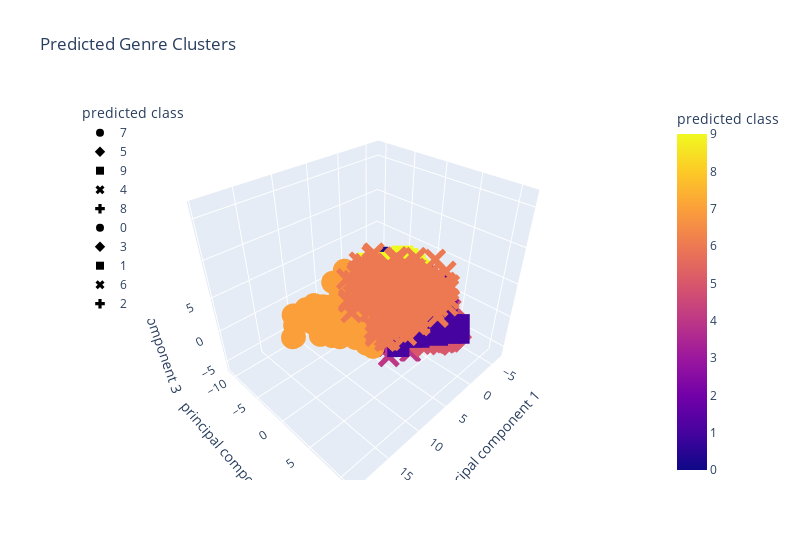

Notebook cell for this chart:
### Code cell
# Plotting clusters with three features
fig = px.scatter_3d(df_pca, x="principal component 1", y="principal component 2", z="principal component 3",
                    color="predicted class", symbol="predicted class", width=800, title="Predicted Genre Clusters",
                    hover_data=["actual class"])
fig.update_layout(legend=dict(x=0, y=1))
fig.show()

### Figure 1 — Plotly figure (JSON) as saved in the notebook; plotly's stock layout.template omitted (floating-point values rounded to 4 significant figures; data arrays with more than 128 entries replaced by an {"elided": "..."} marker saying what was removed)
{"data": [{"customdata": {"elided": "464x1 int values"}, "hovertemplate": "predicted class=%{marker.color}<br>principal component 1=%{x}<br>principal component 2=%{y}<br>principal component 3=%{z}<br>actual class=%{customdata[0]}<extra></extra>", "legendgroup": "7", "marker": {"color": {"elided": "464 int values"}, "coloraxis": "coloraxis", "symbol": "circle"}, "mode": "markers", "name": "7", "scene": "scene", "showlegend": true, "type": "scatter3d", "x": {"elided": "464 float values"}, "y": {"elided": "464 float values"}, "z": {"elided": "464 float values"}}, {"customdata": {"elided": "1065x1 int values"}, "hovertemplate": "predicted class=%{marker.color}<br>principal component 1=%{x}<br>principal component 2=%{y}<br>principal component 3=%{z}<br>actual class=%{customdata[0]}<extra></extra>", "legendgroup": "5", "marker": {"color": {"elided": "1065 int values"}, "coloraxis": "coloraxis", "symbol": "diamond"}, "mode": "markers", "name": "5", "scene": "scene", "showlegend": true, "type": "scatter3d", "x": {"elided": "1065 float values"}, "y": {"elided": "1065 float values"}, "z": {"elided": "1065 float values"}}, {"customdata": {"elided": "1079x1 int values"}, "hovertemplate": "predicted class=%{marker.color}<br>principal component 1=%{x}<br>principal component 2=%{y}<br>principal component 3=%{z}<br>actual class=%{customdata[0]}<extra></extra>", "legendgroup": "9", "marker": {"color": {"elided": "1079 int values"}, "coloraxis": "coloraxis", "symbol": "square"}, "mode": "markers", "name": "9", "scene": "scene", "showlegend": true, "type": "scatter3d", "x": {"elided": "1079 float values"}, "y": {"elided": "1079 float values"}, "z": {"elided": "1079 float values"}}, {"customdata": {"elided": "1098x1 int values"}, "hovertemplate": "predicted class=%{marker.color}<br>principal component 1=%{x}<br>principal component 2=%{y}<br>principal component 3=%{z}<br>actual class=%{customdata[0]}<extra></extra>", "legendgroup": "4", "marker": {"color": {"elided": "1098 int values"}, "coloraxis": "coloraxis", "symbol": "x"}, "mode": "markers", "name": "4", "scene": "scene", "showlegend": true, "type": "scatter3d", "x": {"elided": "1098 float values"}, "y": {"elided": "1098 float values"}, "z": {"elided": "1098 float values"}}, {"customdata": {"elided": "1100x1 int values"}, "hovertemplate": "predicted class=%{marker.color}<br>principal component 1=%{x}<br>principal component 2=%{y}<br>principal component 3=%{z}<br>actual class=%{customdata[0]}<extra></extra>", "legendgroup": "8", "marker": {"color": {"elided": "1100 int values"}, "coloraxis": "coloraxis", "symbol": "cross"}, "mode": "markers", "name": "8", "scene": "scene", "showlegend": true, "type": "scatter3d", "x": {"elided": "1100 float values"}, "y": {"elided": "1100 float values"}, "z": {"elided": "1100 float values"}}, {"customdata": {"elided": "1903x1 int values"}, "hovertemplate": "predicted class=%{marker.color}<br>principal component 1=%{x}<br>principal component 2=%{y}<br>principal component 3=%{z}<br>actual class=%{customdata[0]}<extra></extra>", "legendgroup": "0", "marker": {"color": {"elided": "1903 int values"}, "coloraxis": "coloraxis", "symbol": "circle"}, "mode": "markers", "name": "0", "scene": "scene", "showlegend": true, "type": "scatter3d", "x": {"elided": "1903 float values"}, "y": {"elided": "1903 float values"}, "z": {"elided": "1903 float values"}}, {"customdata": {"elided": "951x1 int values"}, "hovertemplate": "predicted class=%{marker.color}<br>principal component 1=%{x}<br>principal component 2=%{y}<br>principal component 3=%{z}<br>actual class=%{customdata[0]}<extra></extra>", "legendgroup": "3", "marker": {"color": {"elided": "951 int values"}, "coloraxis": "coloraxis", "symbol": "diamond"}, "mode": "markers", "name": "3", "scene": "scene", "showlegend": true, "type": "scatter3d", "x": {"elided": "951 float values"}, "y": {"elided": "951 float values"}, "z": {"elided": "951 float values"}}, {"customdata": {"elided": "861x1 int values"}, "hovertemplate": "predicted class=%{marker.color}<br>principal component 1=%{x}<br>principal component 2=%{y}<br>principal component 3=%{z}<br>actual class=%{customdata[0]}<extra></extra>", "legendgroup": "1", "marker": {"color": {"elided": "861 int values"}, "coloraxis": "coloraxis", "symbol": "square"}, "mode": "markers", "name": "1", "scene": "scene", "showlegend": true, "type": "scatter3d", "x": {"elided": "861 float values"}, "y": {"elided": "861 float values"}, "z": {"elided": "861 float values"}}, {"customdata": {"elided": "512x1 int values"}, "hovertemplate": "predicted class=%{marker.color}<br>principal component 1=%{x}<br>principal component 2=%{y}<br>principal component 3=%{z}<br>actual class=%{customdata[0]}<extra></extra>", "legendgroup": "6", "marker": {"color": {"elided": "512 int values"}, "coloraxis": "coloraxis", "symbol": "x"}, "mode": "markers", "name": "6", "scene": "scene", "showlegend": true, "type": "scatter3d", "x": {"elided": "512 float values"}, "y": {"elided": "512 float values"}, "z": {"elided": "512 float values"}}, {"customdata": {"elided": "957x1 int values"}, "hovertemplate": "predicted class=%{marker.color}<br>principal component 1=%{x}<br>principal component 2=%{y}<br>principal component 3=%{z}<br>actual class=%{customdata[0]}<extra></extra>", "legendgroup": "2", "marker": {"color": {"elided": "957 int values"}, "coloraxis": "coloraxis", "symbol": "cross"}, "mode": "markers", "name": "2", "scene": "scene", "showlegend": true, "type": "scatter3d", "x": {"elided": "957 float values"}, "y": {"elided": "957 float values"}, "z": {"elided": "957 float values"}}], "layout": {"coloraxis": {"colorbar": {"title": {"text": "predicted class"}}, "colorscale": [[0, "#0d0887"], [0.1111, "#46039f"], [0.2222, "#7201a8"], [0.3333, "#9c179e"], [0.4444, "#bd3786"], [0.5556, "#d8576b"], [0.6667, "#ed7953"], [0.7778, "#fb9f3a"], [0.8889, "#fdca26"], [1, "#f0f921"]]}, "legend": {"title": {"text": "predicted class"}, "tracegroupgap": 0, "x": 0, "y": 1}, "scene": {"domain": {"x": [0, 1], "y": [0, 1]}, "xaxis": {"title": {"text": "principal component 1"}}, "yaxis": {"title": {"text": "principal component 2"}}, "zaxis": {"title": {"text": "principal component 3"}}}, "title": {"text": "Predicted Genre Clusters"}, "width": 800}}
